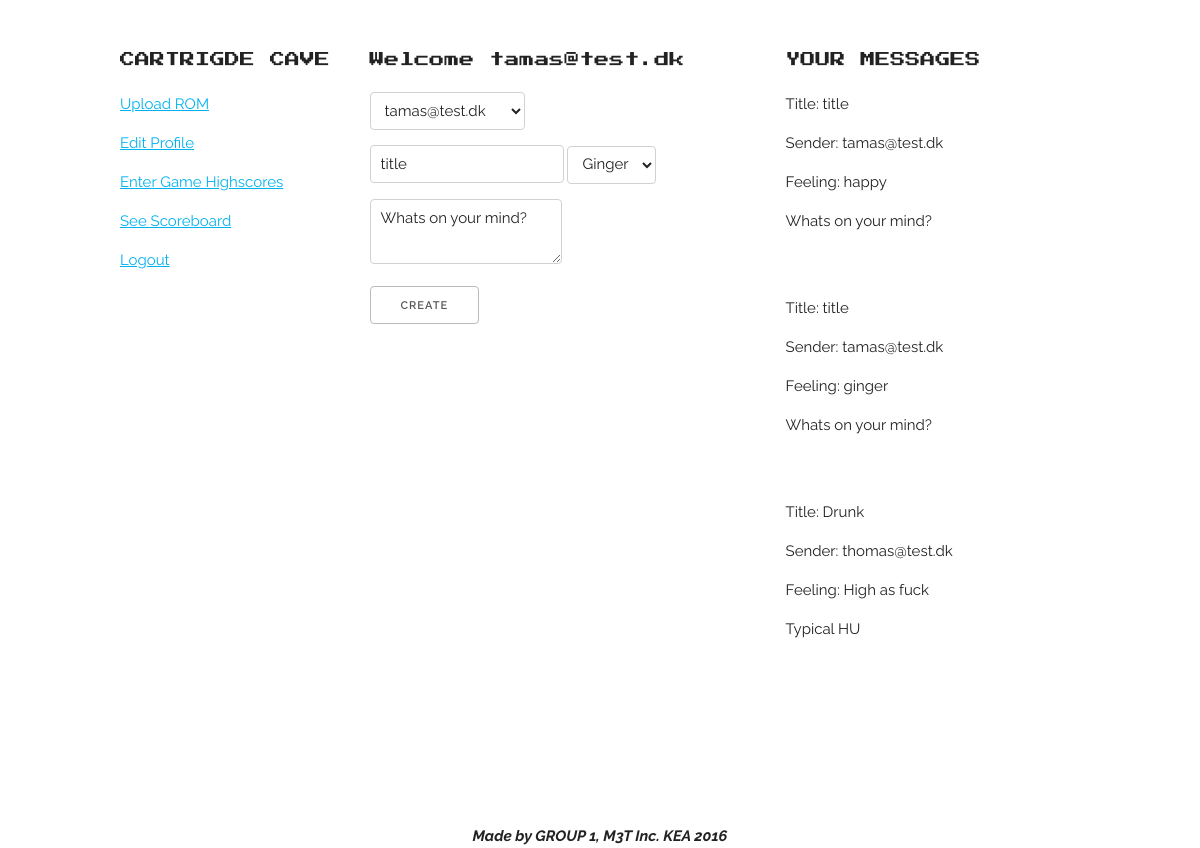
Page /profile.php (signed in) on the committed database.
### tables this page shows
CREATE TABLE `users` (
  `id` int(100) NOT NULL,
  `age` int(255) NOT NULL,
  `email` varchar(255) NOT NULL,
  `gender` int(3) NOT NULL,
  `password` varchar(255) NOT NULL
);

CREATE TABLE `messages` (
  `sender` int(255) NOT NULL,
  `receiver` int(255) NOT NULL,
  `title` varchar(255) NOT NULL,
  `text` varchar(255) NOT NULL,
  `feeling` varchar(255) NOT NULL,
  `msgid` int(255) NOT NULL
);

### profile.php (the view, shortened to what this page needs)
<?php
	include_once 'layout/header.php';
	include_once 'backend/connect.php';
	$sql = "SELECT * FROM users WHERE id = ".$_SESSION["user_id"];
	$result = mysqli_query($conn, $sql) or die(mysqli_error($conn));
?>
<body>
  <div class="container">
    <div class="row">
      <div class="three columns" style="margin-top: 5%">
 		<h6>CARTRIGDE CAVE</h6>
 		<p><a href="upload/upload.php">Upload ROM</a></p>
 		<p><a href="editprofile.php">Edit Profile</a></p>
 		<p><a href="highscore.php">Enter Game Highscores</a></p>
 		<p><a href="scoreboard.php">See Scoreboard</a></p>
 		<p><a href="backend/logoutbackend.php">Logout</a></p>
	  </div>
	  <div class="five columns" style="margin-top: 5%">
 		 <h6>Welcome <?php while($row = mysqli_fetch_assoc($result)){ echo $row["email"]; } ?></h6>
 		 <form method="post" action="backend/createmessagebackend.php">
			<select name="r_id" value="Reciever">
			<?php
				$sql2 = "SELECT * FROM users";
				$result2 = mysqli_query($conn, $sql2) or die(mysqli_error($conn));
				while($row = mysqli_fetch_assoc($result2))
					{
						echo '<option value="'.$row["id"].'">'.$row["email"].'</option>';
					}
			 ?>
			</select><br>
			<input type="text" name="title" value="title">
			<select name="feeling" value="feeling">
				<option value="ginger">Ginger</option>
			</select>
			<textarea name="text" value="Message">Whats on your mind?</textarea><br>
			<input type="submit" value="Create">
		</form>
	 </div>
	 <div class="four columns" style="margin-top: 5%">
		 <h6>YOUR MESSAGES</h6>
		 <?php
			include_once 'showprofilemassage.php';
		 ?>
	 </div>
    </div>
  </div>
<?php
	include_once 'layout/footer.php';
?>

### layout/header.php (shortened to what this page needs)
<!DOCTYPE html>
<html lang="en">
<head>
  	<link rel="stylesheet" href="css/normalize.css">
  	<link rel="stylesheet" href="css/skeleton.css">
 </head>

### showprofilemassage.php (shortened to what this page needs)
<?php
	include_once '/backend/connect.php';
	$user_id = $_SESSION["user_id"];
	$sql3 = "SELECT messages.*, users.email, users.email FROM messages INNER JOIN users ON messages.sender = users.id WHERE receiver = $user_id";
	$resultjoin = mysqli_query($conn, $sql3) or die(mysqli_error($conn));
	while($row = mysqli_fetch_assoc($resultjoin)){
		createMessage($row);
	}
	function createMessage($row){
		echo "<div>";
			echo "<div>";
				echo "<p>Title: ".$row["title"]."</p>";
			echo "</div>";
			echo "<div>";
				echo "<p>Sender: ".$row["email"]."</p>";
			echo "</div>";
			echo "<div>";
				echo "<p>Feeling: ".$row["feeling"]."</p>";
			echo "</div>";
			echo "<div>";
				echo "<p>".$row["text"]."</p>";
			echo "</div>";
		echo "</div>";
		echo "<br><br>";
	}
?>

### layout/footer.php
		 <footer class="container" style="margin-top: 10%;text-align: center;">
			<strong><i>Made by GROUP 1, M3T Inc. KEA 2016</i></strong>
		</footer>
	</body>
</html>

### css/skeleton.css (style rules this page uses)
.container { position: relative; width: 100%; max-width: 960px; margin: 0 auto; padding: 0 20px; box-sizing: border-box; }
.column, .columns { width: 100%; float: left; box-sizing: border-box; }
@media (min-width: 400px) { .container { width: 85%; padding: 0; } }
@media (min-width: 550px) { .container { width: 80%; } }
@media (min-width: 550px) { .column, .columns { margin-left: 4%; } }
@media (min-width: 550px) { .column:first-child, .columns:first-child { margin-left: 0; } }
@media (min-width: 550px) { .three.columns { width: 22%; } }
@media (min-width: 550px) { .four.columns { width: 30.6666666667%; } }
@media (min-width: 550px) { .five.columns { width: 39.3333333333%; } }
html { font-size: 62.5%; }
body { font-size: 1.5em; line-height: 1.6; font-weight: 400; font-family: "Raleway", "HelveticaNeue", "Helvetica Neue", Helvetica, Arial, sans-serif; color: #222; }
h1, h2, h3, h4, h5, h6 { margin-top: 0; margin-bottom: 2rem; font-family: 'Press Start 2P', "Raleway", "HelveticaNeue", "Helvetica Neue", Helvetica, Arial, sans-serif; font-weight: 300; }
h6 { font-size: 1.5rem; line-height: 1.6; letter-spacing: 0; }
@media (min-width: 550px) { h6 { font-size: 1.5rem; } }
p { margin-top: 0; }
a { color: #00B2F0; }
.button, button, input[type="submit"], input[type="reset"], input[type="button"] { display: inline-block; height: 38px; padding: 0 30px; color: #555; text-align: center; font-size: 11px; font-weight: 600; line-height: 38px; letter-spacing: .1rem; text-transform: uppercase; text-decoration: none; white-space: nowrap; background-color: transparent; border-radius: 4px; border: 1px solid #bbb; cursor: pointer; box-sizing: border-box; }
input[type="email"], input[type="number"], input[type="search"], input[type="text"], input[type="tel"], input[type="url"], input[type="password"], textarea, select { height: 38px; padding: 6px 10px; background-color: #fff; border: 1px solid #D1D1D1; border-radius: 4px; box-shadow: none; box-sizing: border-box; }
input[type="email"], input[type="number"], input[type="search"], input[type="text"], input[type="tel"], input[type="url"], input[type="password"], textarea { -webkit-appearance: none; -moz-appearance: none; appearance: none; }
textarea { min-height: 65px; width: 192px; padding-top: 6px; padding-bottom: 6px; }
input, textarea, select, fieldset { margin-bottom: 1.5rem; }
pre, blockquote, dl, figure, table, ul, ol, form { margin-bottom: 2.5rem; }
.container:after, .row:after, .u-cf { content: ""; display: table; clear: both; }

### rows in the picture
users: email "tamas@test.dk"
messages: title "title", users.email "tamas@test.dk", feeling "happy", text "Whats on your mind?"
messages: title "title", users.email "tamas@test.dk", feeling "ginger", text "Whats on your mind?"
messages: title "Drunk", users.email "thomas@test.dk", feeling "High as fuck", text "Typical HU"

### other values in the picture
form field r_id "tamas@test.dk"
